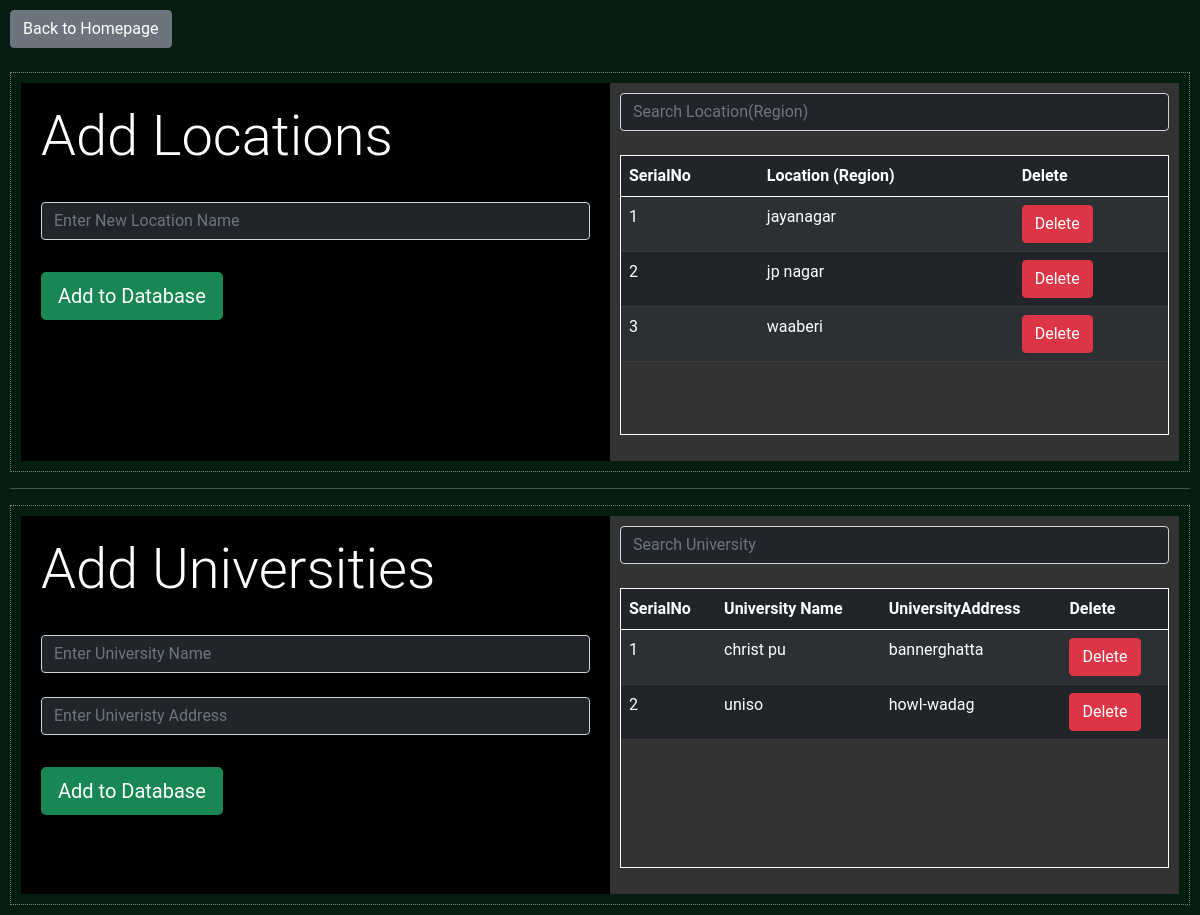
The page /admin/add_data (signed in) on the database as committed earlier.
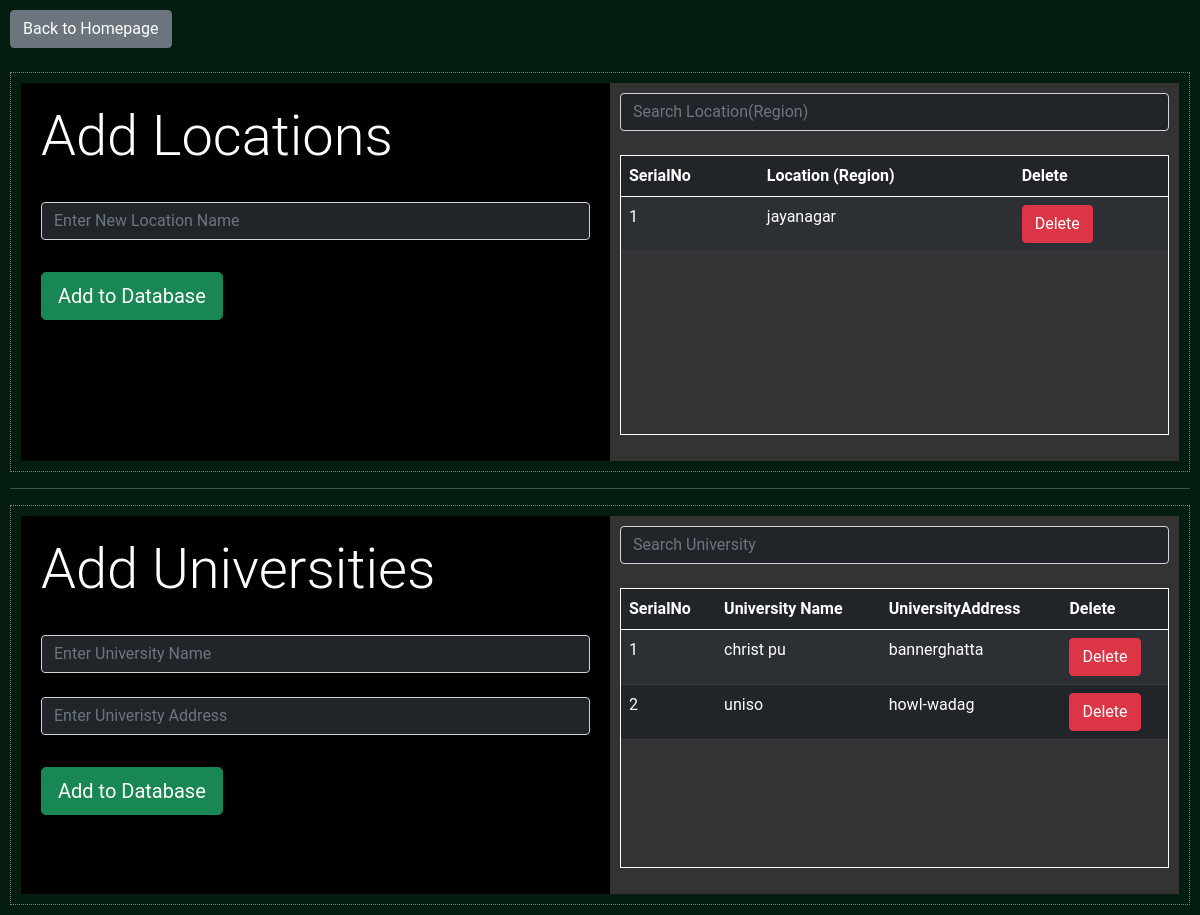
The same page on the database as committed later.
### BusManager/models.py (models this page shows, shortened)
class LocationModel(db.Model):
	id = db.Column(db.Integer, primary_key=True)
	location_name = db.Column(db.String)

class UniversityModel(db.Model):
	id = db.Column(db.Integer, primary_key=True)
	name = db.Column(db.String)
	address = db.Column(db.String)

### BusManager/admin/routes.py (the view)
@admin.route('/add_data')
@login_required
def add_data():
	locations = LocationModel.query.all()
	universities = UniversityModel.query.all()
	return render_template('add_data.html', title='Add Data', locations=locations, universities=universities)

### BusManager/models.py (called while the page is built)
@login_manager.user_loader
def load_user(user_id):
    return AdminUser.query.get(int(user_id))

### BusManager/templates/add_data.html (shortened to what this page needs)
{% extends 'bs_layout.html' %}
{% block content %}
<a class="btn btn-secondary" href="{{url_for('admin.admin_home')}}">Back to Homepage</a>
<br><br>
<div class="holder">
	<div class="entryblock">
		<h1 class='display-4'>Add Locations</h1>
		<br>
		<input type="text" class="form-control bg-dark text-light" id="locname" placeholder="Enter New Location Name">
		<br>
		<button class="btn btn-block btn-success btn-lg center mt-2" onclick="addLocation()">Add to Database</button>
	</div>
	<div class="viewerblock">
		<input type="text" id="locbar" class="form-control bg-dark text-light" placeholder="Search Location(Region)" onkeyup="tableFilterer(1, targetTableID='tbl', searchSource='locbar')"><br>
		<div class="tablecontainer">
			<table class="table table-striped table-dark" id="tbl">
			<thead>
				<tr>
				<th scope="col">SerialNo</th>
				<th scope="col">Location (Region)</th>
				<th scope="col">Delete</th>
				</tr>
			</thead>
			<tbody id='tbdy'>
				{% for e in locations %}
				<tr data-id="-1">
				<td>{{loop.index}}</td>
				<td>{{e['location_name']}}</td>
					<td><button class="btn btn-danger" onclick=DeleteLocation({{e['id']}})>Delete</button></td>
				</tr>
				{% endfor %}
			</tbody>
			</table>
		</div>
	</div>
</div>
<hr>
<div class="holder">
	<div class="entryblock">
		<h1 class='display-4'>Add Universities</h1>
		<br>
		<input type="text" class="form-control bg-dark text-light" id="uniname" placeholder="Enter University Name">
		<br>
		<input type="text" class="form-control bg-dark text-light" id="uniaddr" placeholder="Enter Univeristy Address">
		<br>
		<button class="btn btn-block btn-success btn-lg center mt-2" onclick="addUniversity()">Add to Database</button>
	</div>
	<div class="viewerblock">
		<input type="text" id="unibar" class="form-control bg-dark text-light" placeholder="Search University" onkeyup="tableFilterer(1, targetTableID='utbl', searchSource='unibar')"><br>
		<div class="tablecontainer">
			<table class="table table-striped table-dark" id="utbl">
			<thead>
				<tr>
				<th scope="col">SerialNo</th>
				<th scope="col">University Name</th>
				<th scope="col">UniversityAddress</th>
				<th scope="col">Delete</th>
				</tr>
			</thead>
			<tbody id='tbdy'>
				{% for e in universities %}
				<tr data-id="-1">
				<td>{{loop.index}}</td>
				<td>{{e.name}}</td>
				<td>{{e.address}}</td>
					<td><button class="btn btn-danger" onclick=DeleteUniversity({{e['id']}})>Delete</button></td>
				</tr>
				{% endfor %}
			</tbody>
			</table>
		</div>
	</div>
</div>
{% endblock content %}

Rows that differ between the two databases and show on the page:
removed LocationModel: location_name "jp nagar"
removed LocationModel: location_name "waaberi"
